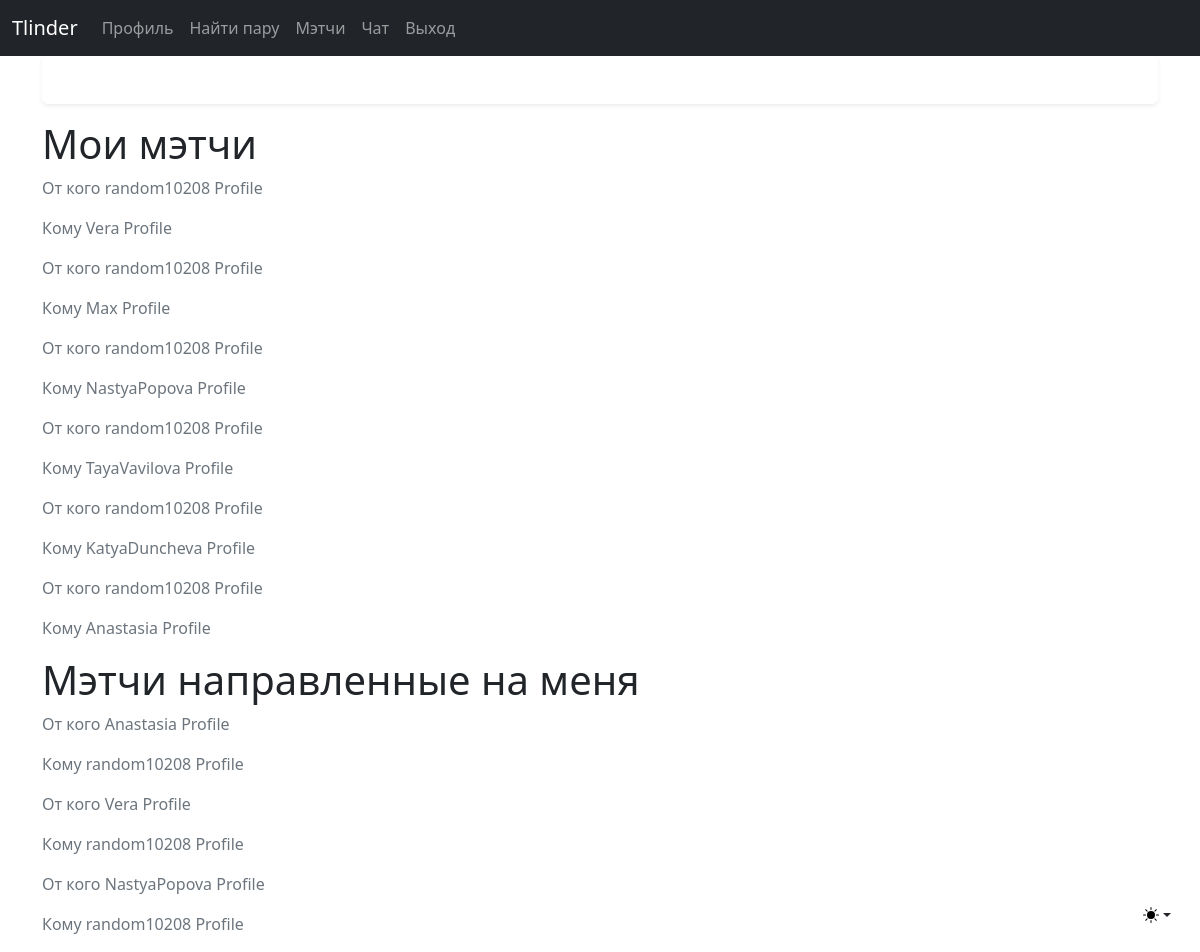
Page /users/match (signed in) on the committed database.
### users/models.py (models this page shows, shortened)
class Friendship(models.Model):
    from_friend = models.ForeignKey(Profile, blank=True, on_delete=models.CASCADE, related_name="from_friends",)
    to_friend = models.ForeignKey(Profile, blank=True,on_delete=models.CASCADE,related_name="friends",)

class Profile(models.Model):
    user = models.OneToOneField(User, on_delete=models.CASCADE)
    firstname = models.CharField(max_length=200, db_index=True,)
    lastname = models.CharField(max_length=200)
    gender = models.CharField(max_length=200, choices=GENDER_CHOICES, default='Мужчина')
    image = models.ImageField(default='default.jpg', upload_to='profile_pics')
    image2 = models.ImageField(default='default2.jpg')
    def __str__(self):
        return f'{self.user.username} Profile'

### users/views.py (the view)
# urls.py: path('match', user_views.match, name='match'),
def match(request):
    instance = request.user.profile
    matches = Friendship.objects.filter(from_friend=instance)
    matches_to_me = Friendship.objects.filter(to_friend=instance)
    return render(request, 'users/match.html', {'matches': matches, 'matches_to_me': matches_to_me})

### users/templates/users/match.html (shortened to what this page needs)
{% extends "users/base.html" %}
{% block content %}
<h1>Мои мэтчи</h1>
    {% for match in matches %}
        <div class="media">
			<p class="text-secondary">От кого {{ match.from_friend }}</p>
			<p class="text-secondary">Кому {{ match.to_friend }}</p>
        </div>
    {% endfor %}
<h1>Мэтчи направленные на меня</h1>
{% for el in matches_to_me %}
        <div class="media">
			<p class="text-secondary">От кого {{ el.from_friend }}</p>
			<p class="text-secondary">Кому {{ el.to_friend }}</p>
        </div>
    {% endfor %}
{% endblock content %}

### rows in the picture
Friendship: from_friend "random10208 Profile", to_friend "Vera Profile"
Friendship: from_friend "random10208 Profile", to_friend "Max Profile"
Friendship: from_friend "random10208 Profile", to_friend "NastyaPopova Profile"
Friendship: from_friend "random10208 Profile", to_friend "TayaVavilova Profile"
Friendship: from_friend "random10208 Profile", to_friend "KatyaDuncheva Profile"
Friendship: from_friend "random10208 Profile", to_friend "Anastasia Profile"
Friendship: from_friend "Anastasia Profile", to_friend "random10208 Profile"
Friendship: from_friend "Vera Profile", to_friend "random10208 Profile"
Friendship: from_friend "NastyaPopova Profile", to_friend "random10208 Profile"
